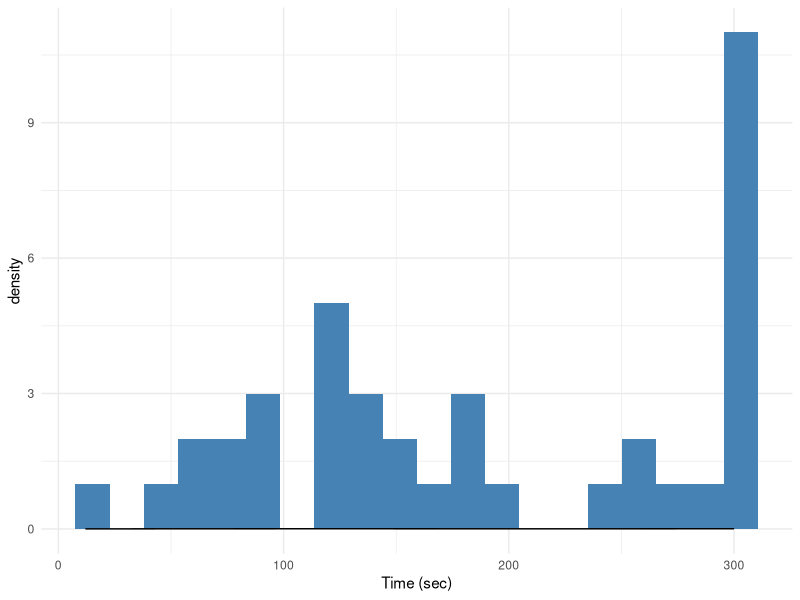

The R script that drew this image: (Note: this script raises an error after producing the figure.)
## ---- chunk 1
library(tidyverse)
## ---- chunk 2
mini <- read_csv("data/mini_times.csv")
## ---- chunk 3
ggplot(data = mini, 
       aes(x = `Time (sec)`)) +
  geom_histogram(bins = 20, fill = "steelblue") +
  geom_density()+
  theme_minimal()

## ---- chunk 4
model_puz <- coxph(Surv(`time`, censor)~as.factor(puzzle), data = mini_times)
## ---- chunk 5
model_puz <- coxph(Surv(`time`, censor)~as.factor(puzzle) + as.factor, data = mini_times)
summary(model.main.effects)



step(model.main.effects, scope = ~. ^1)
